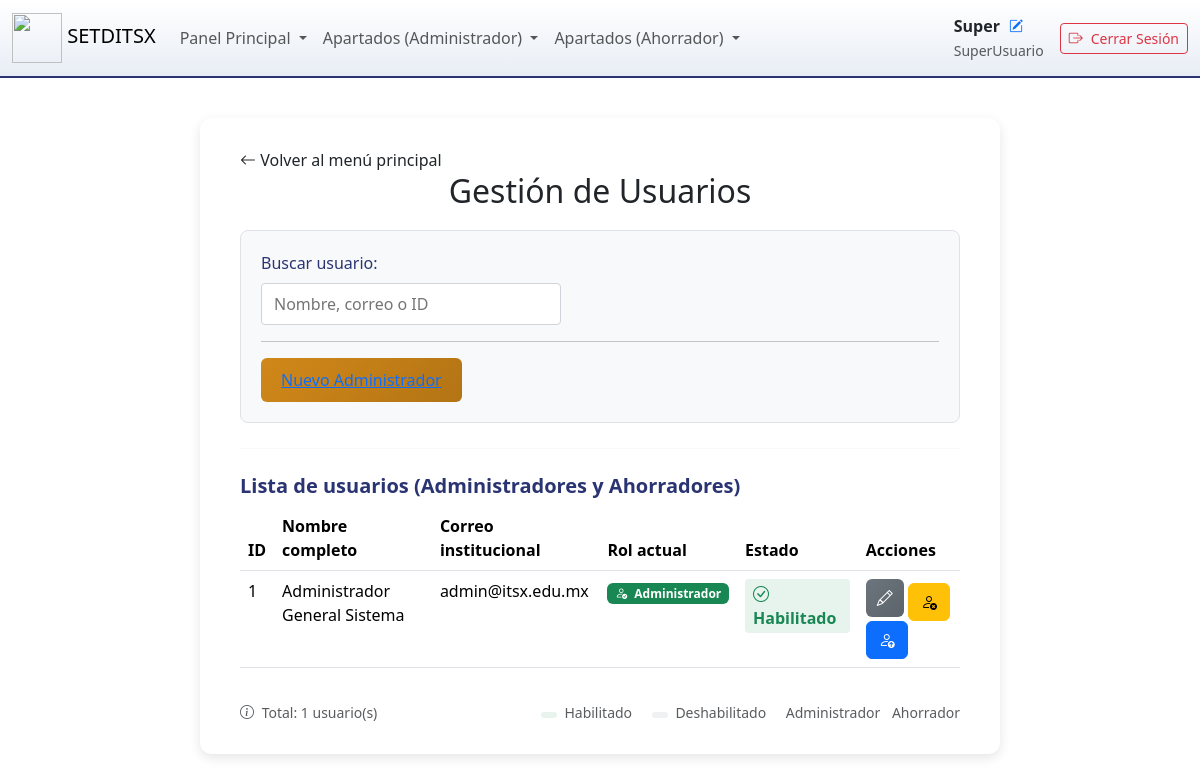
Page /SuperUsuario/usuarios.php (signed in) on the committed database.
### tables this page shows
CREATE TABLE IF NOT EXISTS usuario (
    id_usuario INT NOT NULL AUTO_INCREMENT,
    nombre VARCHAR(50) NOT NULL,
    apellido_paterno VARCHAR(50) NOT NULL,
    apellido_materno VARCHAR(50) NOT NULL,
    correo_institucional VARCHAR(100) DEFAULT NULL,
    correo_personal VARCHAR(100) DEFAULT NULL,
    rfc VARCHAR(13) DEFAULT NULL,
    curp VARCHAR(18) DEFAULT NULL,
    telefono VARCHAR(15) NOT NULL,
    contrasena VARCHAR(255) DEFAULT NULL,
    tarjeta VARCHAR(20) DEFAULT NULL,
    habilitado TINYINT NOT NULL DEFAULT 1,
    id_rol INT NOT NULL,
    UNIQUE (correo_institucional),
    UNIQUE (correo_personal),
    UNIQUE (rfc),
    UNIQUE (curp),
    PRIMARY KEY (id_usuario),
    CONSTRAINT fk_usuario_rol FOREIGN KEY (id_rol)
        REFERENCES rol(id_rol)
        ON UPDATE CASCADE
        ON DELETE RESTRICT
);

### includes/user_functions.php (called while the page is built, shortened)
<?php
function get_user_name() {
    return htmlspecialchars($_SESSION['nombre']);
}
function get_user_role_text() {
    $roles = [
        1 => 'Ahorrador',
        2 => 'Administrador',
        3 => 'SuperUsuario'
    ];
    return isset($roles[$_SESSION['id_rol']]) ? $roles[$_SESSION['id_rol']] : 'Usuario';
}
?>

### includes/admin_user_handlers.php (called while the page is built, shortened)
<?php
function obtener_usuarios_admin()
{
    global $pdo;
    $sql = "SELECT u.id_usuario as id,
                   u.nombre,
                   u.apellido_paterno as paterno,
                   u.apellido_materno as materno,
                   CONCAT(u.nombre, ' ', u.apellido_paterno, ' ', u.apellido_materno) as nombre_completo,
                   u.correo_institucional as email,
                   u.correo_personal as email_personal,
                   u.telefono,
                   u.id_rol as rol_id,
                   COALESCE(r.rol, 'No asignado') as nombre_rol,
                   u.rfc,
                   u.curp,
                   u.tarjeta,
                   u.habilitado
            FROM usuario u
            LEFT JOIN rol r ON u.id_rol = r.id_rol
            WHERE u.id_rol IN (1, 2)  -- Solo administradores (1) y ahorradores (2)
            ORDER BY u.apellido_paterno, u.apellido_materno, u.nombre";
    try {
        $stmt = $pdo->prepare($sql);
        $stmt->execute();
        return $stmt->fetchAll(PDO::FETCH_ASSOC);
    } catch (PDOException $e) {
        error_log("Error al obtener usuarios: " . $e->getMessage());
        return [];
    }
}
?>

### SuperUsuario/usuarios.php (the view, shortened to what this page needs)
<?php
$usuarios = obtener_usuarios_admin();
?>
<!DOCTYPE html>
<html lang="es">
<head>
    <link rel="stylesheet" href="../css/Super.css">
    <link rel="stylesheet" href="../css/bootstrap/bootstrap.min.css">
    <link rel="stylesheet" href="../css/bootstrap-icons/font/bootstrap-icons.css">
</head>
<body>
    <nav class="navbar navbar-expand-lg navbar-light bg-light header">
        <div class="container-fluid">
            <a class="navbar-brand" href="../SuperUsuario/inicio.php">
                <img src="../img/NewLogo - 1.png" width="50" height="50" class="d-inline-block align-items-center"
                    alt=""> SETDITSX
            </a>
            <div class="collapse navbar-collapse" id="navbarSupportedContent">
                <ul class="navbar-nav me-auto mb-2 mb-lg-0">
                    <li class="nav-item dropdown">
                        <a class="nav-link dropdown-toggle" href="#" id="navbarDropdown" role="button"
                            data-bs-toggle="dropdown" aria-expanded="false">
                            Panel Principal
                        </a>
                    </li>
                    <li class="nav-item dropdown">
                        <a class="nav-link dropdown-toggle" href="#" id="navbarDropdown" role="button"
                            data-bs-toggle="dropdown" aria-expanded="false">
                            Apartados (Administrador)
                        </a>
                    </li>
                    <li class="nav-item dropdown">
                        <a class="nav-link dropdown-toggle" href="#" id="navbarDropdown" role="button"
                            data-bs-toggle="dropdown" aria-expanded="false">
                            Apartados (Ahorrador)
                        </a>
                    </li>
                </ul>
            </div>
            <div class="d-flex align-items-center gap-3">
                <div class="user-details text-end d-none d-md-block">
                    <div class="d-flex align-items-center gap-2">
                        <p class="user-name mb-0 fw-bold"><?php echo htmlspecialchars(get_user_name()); ?></p>
                        <?php if ($_SESSION['id_rol'] == 3):  ?>
                            <a href="../SuperUsuario/editar_perfil.php" class="btn btn-link btn-sm p-0"
                                title="Editar perfil">
                                <i class="bi bi-pencil-square text-primary"></i>
                            </a>
                        <?php endif; ?>
                    </div>
                    <small class="text-muted"><?php echo htmlspecialchars(get_user_role_text()); ?></small>
                </div>
                <a href="../logout.php" class="btn btn-outline-danger btn-sm d-flex align-items-center gap-2">
                    <i class="bi bi-box-arrow-right"></i> Cerrar Sesión
                </a>
            </div>
        </div>
    </nav>
    <div class="card-form">
        <div class="nav-actions">
            <a href="../SuperUsuario/inicio.php" class="nav-link">
                <i class="bi bi-arrow-left"></i> Volver al menú principal
            </a>
        </div>
        <h2>Gestión de Usuarios</h2>
        <div class="search-container mb-3">
            <div class="search-label">Buscar usuario:</div>
            <input type="text" id="buscarUsuario" class="search-input" placeholder="Nombre, correo o ID"
                onkeyup="filtrarUsuarios()">
            <hr class="diviser">
            <div>
                <span class="btn-crear-admin">
                    <a href="../SuperUsuario/crear_admin.php ">
                        Nuevo Administrador
                    </a>
                </span>
            </div>
        </div>
        <hr class="divider">
        <h5 class="section-title">Lista de usuarios (Administradores y Ahorradores)</h5>
        <div class="table-container">
            <table class="table table-hover" id="tablaUsuarios">
                <thead>
                    <tr>
                        <th>ID</th>
                        <th>Nombre completo</th>
                        <th>Correo institucional</th>
                        <th>Rol actual</th>
                        <th>Estado</th>
                        <th>Acciones</th>
                    </tr>
                </thead>
                <tbody>
                    <?php if (!empty($usuarios)): ?>
                        <?php foreach ($usuarios as $usuario): ?>
                            <tr>
                                <td><?php echo htmlspecialchars($usuario['id']); ?></td>
                                <td><?php echo htmlspecialchars($usuario['nombre_completo']); ?></td>
                                <td><?php echo htmlspecialchars($usuario['email']); ?></td>
                                <td>
                                    <span
                                        class="badge <?php echo $usuario['rol_id'] == 1 ? 'badge-admin' : 'badge-ahorrador'; ?>">
                                        <i
                                            class="bi <?php echo $usuario['rol_id'] == 1 ? 'bi-shield-check' : 'bi-person-check'; ?> me-1"></i>
                                        <?php echo htmlspecialchars($usuario['nombre_rol']); ?>
                                    </span>
                                </td>
                                <td>
                                    <?php if ($usuario['habilitado'] == 1): ?>
                                        <span class="status-active">
                                            <i class="bi bi-check-circle me-1"></i>Habilitado
                                        </span>
                                    <?php else: ?>
                                        <span class="status-inactive">
                                            <i class="bi bi-x-circle me-1"></i>Deshabilitado
                                        </span>
                                    <?php endif; ?>
                                </td>
                                <td>
                                    <div class="action-buttons">
                                        <span>
                                            <a href="../SuperUsuario/editar_usuario.php?id=<?php echo $usuario['id']; ?>"
                                                class="btn-editar-usuario" title="Editar usuario">
                                            </a>
                                        </span>
                                        <form method="POST" action="usuarios.php" style="display: inline;">
                                            <?php if ($usuario['habilitado'] == 1): ?>
                                                <button type="submit" name="cambiar_estado" class="btn btn-warning btn-action"
                                                    onclick="return confirm('¿Deshabilitar este usuario? No podrá iniciar sesión.')"
                                                    title="Deshabilitar usuario">
                                                    <i class="bi bi-person-x"></i>
                                                </button>
                                            <?php endif; ?>
                                        </form>
                                        <form method="POST" action="usuarios.php" style="display: inline;">
                                            <?php if ($usuario['rol_id'] == 1): ?>
                                                <button type="submit" name="cambiar_rol" class="btn btn-info btn-action"
                                                    onclick="return confirm('¿Cambiar a Ahorrador? Perderá privilegios de administración.')"
                                                    title="Cambiar a Ahorrador">
                                                    <i class="bi bi-person-down"></i>
                                                </button>
                                            <?php else: ?>
                                                <button type="submit" name="cambiar_rol" class="btn btn-primary btn-action"
                                                    onclick="return confirm('¿Cambiar a Administrador? Tendrá privilegios de administración.')"
                                                    title="Cambiar a Administrador">
                                                    <i class="bi bi-person-up"></i>
                                                </button>
                                            <?php endif; ?>
                                        </form>
                                    </div>
                                </td>
                            </tr>
                        <?php endforeach; ?>
                    <?php endif; ?>
                </tbody>
            </table>
        </div>
        <div class="d-flex justify-content-between align-items-center mt-3">
            <small class="text-muted">
                <i class="bi bi-info-circle me-1"></i>
                Total: <?php echo count($usuarios); ?> usuario(s)
            </small>
            <div class="legend">
                <small class="text-muted me-3">
                    <span class="status-active me-1"></span> Habilitado
                </small>
                <small class="text-muted me-3">
                    <span class="status-inactive me-1"></span> Deshabilitado
                </small>
                <small class="text-muted me-2">
                    <span class="badge badge-admin me-1"></span> Administrador
                </small>
                <small class="text-muted">
                    <span class="badge badge-ahorrador me-1"></span> Ahorrador
                </small>
            </div>
        </div>
    </div>
</body>
</html>

### css/Super.css (style rules this page uses)
body { background: #f5f7fa; font-family: Arial, sans-serif; }
.header { background: linear-gradient(to bottom, #ffffff, #e8edf5); padding: 20px 40px; border-bottom: 2px solid #2a3472; }
.card-form { max-width: 800px; margin: 40px auto; background: white; border-radius: 12px; padding: 30px 40px; box-shadow: 0 4px 12px rgba(0,0,0,0.1); }
h2 { text-align: center; font-weight: bold; color: #2a3472; margin-bottom: 25px; }
.section-title { font-weight: bold; color: #2a3472; margin-top: 20px; }
.table-container { overflow-x: auto; }
.table th { background-color: #f8f9fa; font-weight: 600; }
.divider { border-top: 1px solid #dee2e6; margin: 25px 0; }
.user-details { display: flex; flex-direction: column; align-items: flex-end; }
.user-name { font-weight: 500; margin: 0; }
.search-container { background: #f8f9fa; padding: 20px; border-radius: 8px; margin: 20px 0; border: 1px solid #dee2e6; }
.search-label { font-weight: 500; color: #2a3472; margin-bottom: 8px; }
.search-input { border: 1px solid #ced4da; border-radius: 4px; padding: 8px 12px; width: 300px; }
.status-active { color: #198754; font-weight: bold; background-color: rgba(25, 135, 84, 0.1); padding: 3px 8px; border-radius: 4px; display: inline-block; }
.status-inactive { color: #6c757d; font-weight: bold; background-color: rgba(108, 117, 125, 0.1); padding: 3px 8px; border-radius: 4px; display: inline-block; }
.badge-ahorrador { background-color: #198754 !important; }

### SuperUsuario/usuarios.php (style rules this page uses)
.btn-crear-admin { background: linear-gradient(135deg, #d18819 0%, #b37415 100%); color: white; border: none; padding: 10px 20px; border-radius: 6px; font-weight: 500; transition: all 0.3s ease; text-decoration: none; display: inline-flex; align-items: center; justify-content: center; }
.btn-editar-usuario { background: linear-gradient(135deg, #6c757d 0%, #5c636a 100%); color: white; border: none; width: 38px; height: 38px; border-radius: 6px; display: inline-flex; align-items: center; justify-content: center; transition: all 0.2s ease; text-decoration: none; }
.btn-editar-usuario::before { content: "\f4cb"; font-family: "bootstrap-icons"; font-size: 16px; }

### rows in the picture
usuario: id_usuario "1", nombre_completo "Administrador General Sistema", correo_institucional "admin@itsx.edu.mx", nombre_rol "Administrador", habilitado 1 (drawn)

### other values in the picture
get_user_name() "Super"
get_user_role_text() "SuperUsuario"
count($usuarios) "1"
